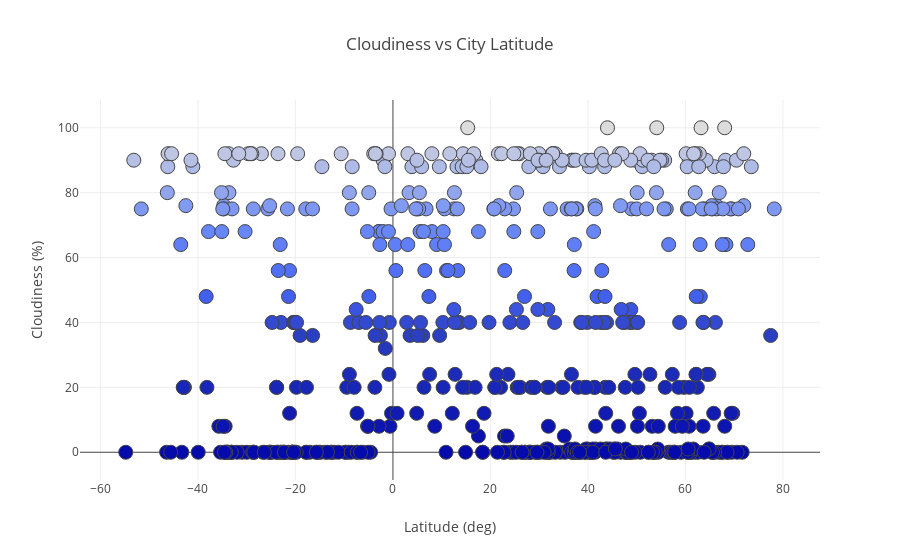

Notebook code cell kept with this figure:
### Code cell
trace = go.Scatter(
    x = weather_data["lat"],
    y = weather_data["cloudiness"],
    mode = 'markers',
    marker= dict(size= 14,
                    line= dict(width=1),
                    opacity= 1,
                    color = weather_data["cloudiness"],
                    colorscale='Blues'
            ),
    hovertext=weather_data['city']
)

layout= go.Layout(
    title= 'Cloudiness vs City Latitude',
    xaxis= dict(
        title= "Latitude (deg)",
    ),
    yaxis=dict(
        title= 'Cloudiness (%)',
    ),
    showlegend= False,
    hovermode="closest"
)

data = [trace]

fig= go.Figure(data=data, layout=layout)
# Plot and embed in ipython notebook!
iplot(fig)

### Figure 1 — Plotly figure (JSON) as saved in the notebook; plotly's stock layout.template omitted (floating-point values rounded to 4 significant figures; data arrays with more than 128 entries replaced by an {"elided": "..."} marker saying what was removed)
{"data": [{"hovertext": {"elided": "562 str values"}, "marker": {"color": {"elided": "562 int values"}, "colorscale": "Blues", "line": {"width": 1}, "opacity": 1, "size": 14}, "mode": "markers", "type": "scatter", "x": {"elided": "562 float values"}, "y": {"elided": "562 int values"}}], "layout": {"hovermode": "closest", "showlegend": false, "title": "Cloudiness vs City Latitude", "xaxis": {"title": "Latitude (deg)"}, "yaxis": {"title": "Cloudiness (%)"}}}
